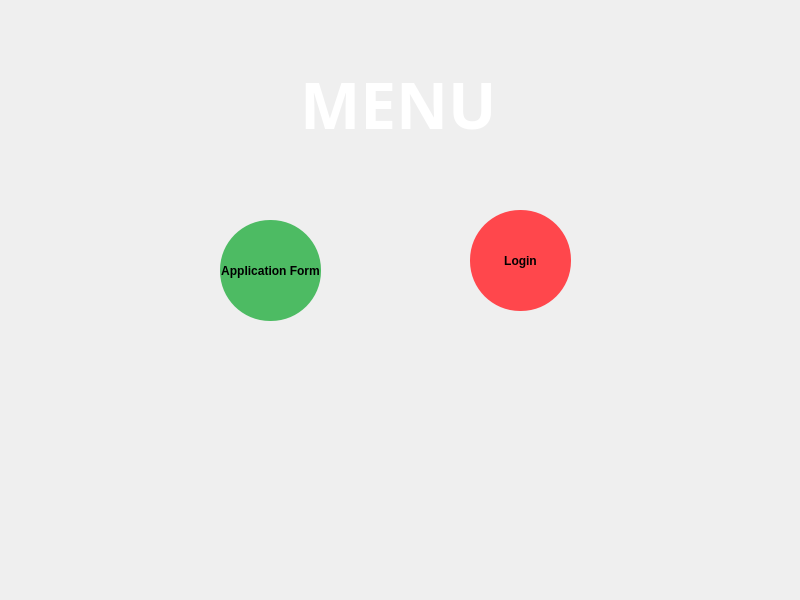
<?xml version="1.0" encoding="UTF-8"?>
<ui version="4.0">
 <class>MenuWindow</class>
 <widget class="QMainWindow" name="MenuWindow">
  <property name="geometry">
   <rect>
    <x>0</x>
    <y>0</y>
    <width>800</width>
    <height>600</height>
   </rect>
  </property>
  <property name="windowTitle">
   <string>MainWindow</string>
  </property>
  <widget class="QWidget" name="centralwidget">
   <widget class="QLabel" name="menu_label">
    <property name="geometry">
     <rect>
      <x>300</x>
      <y>60</y>
      <width>191</width>
      <height>81</height>
     </rect>
    </property>
    <property name="font">
     <font>
      <family>Bahnschrift</family>
     </font>
    </property>
    <property name="text">
     <string>&lt;html&gt;&lt;head/&gt;&lt;body&gt;&lt;p&gt;&lt;span style=&quot; font-size:48pt; font-weight:700; color:#ffffff;&quot;&gt;MENU&lt;/span&gt;&lt;/p&gt;&lt;/body&gt;&lt;/html&gt;</string>
    </property>
   </widget>
   <widget class="QLabel" name="background_label">
    <property name="geometry">
     <rect>
      <x>0</x>
      <y>-20</y>
      <width>811</width>
      <height>621</height>
     </rect>
    </property>
    <property name="text">
     <string>&lt;html&gt;&lt;head/&gt;&lt;body&gt;&lt;p&gt;&lt;img src=&quot;:/newPrefix/EUROAVIA_Logo.png&quot;/&gt;&lt;/p&gt;&lt;/body&gt;&lt;/html&gt;</string>
    </property>
   </widget>
   <widget class="QPushButton" name="pushButton">
    <property name="geometry">
     <rect>
      <x>220</x>
      <y>220</y>
      <width>101</width>
      <height>101</height>
     </rect>
    </property>
    <property name="font">
     <font>
      <pointsize>-1</pointsize>
      <bold>true</bold>
     </font>
    </property>
    <property name="styleSheet">
     <string notr="true">QPushButton {
    background-color: #4DBB63; /* Background color */
    border: none; /* Remove default border */
    color: black; /* Text color */
    width: 100px; /* Width of the button */
    height: 100px; /* Height of the button */
    border-radius: 50px; /* Rounded corners, half of width/height */
    text-align: center; /* Center text */
    font-size: 12px; /* Font size */
    font-weight: bold; /* Bold text */
    transition: all 0.2s ease; /* Smooth transition for all properties */
}

QPushButton:hover {
    background-color: #45a049; /* Darker background on hover */
}

QPushButton:pressed {
    background-color: #3e8e41; /* Even darker background on press */
    transform: scale(0.95); /* Slightly shrink button to give visual feedback */
}</string>
    </property>
    <property name="text">
     <string>Application Form</string>
    </property>
    <property name="default">
     <bool>false</bool>
    </property>
    <property name="flat">
     <bool>false</bool>
    </property>
   </widget>
   <widget class="QLabel" name="woman_choosing_label">
    <property name="geometry">
     <rect>
      <x>180</x>
      <y>150</y>
      <width>431</width>
      <height>351</height>
     </rect>
    </property>
    <property name="text">
     <string>&lt;html&gt;&lt;head/&gt;&lt;body&gt;&lt;p&gt;&lt;img src=&quot;:/newPrefix/pngtree-woman-making-decision-between-two-options-png-image_6336529.png&quot;/&gt;&lt;/p&gt;&lt;/body&gt;&lt;/html&gt;</string>
    </property>
    <property name="pixmap">
     <pixmap>:/newPrefix/Desktop/pngtree-woman-making-decision-between-two-options-png-image_6336529.png</pixmap>
    </property>
    <property name="scaledContents">
     <bool>true</bool>
    </property>
   </widget>
   <widget class="QPushButton" name="pushButton_2">
    <property name="geometry">
     <rect>
      <x>470</x>
      <y>210</y>
      <width>101</width>
      <height>101</height>
     </rect>
    </property>
    <property name="font">
     <font>
      <pointsize>-1</pointsize>
      <bold>true</bold>
     </font>
    </property>
    <property name="styleSheet">
     <string notr="true">QPushButton {
    background-color: #FF474C; /* Background color */
    border: none; /* Remove default border */
    color: black; /* Text color */
    width: 100px; /* Width of the button */
    height: 100px; /* Height of the button */
    border-radius: 50px; /* Rounded corners, half of width/height */
    text-align: center; /* Center text */
    font-size: 12px; /* Font size */
    font-weight: bold; /* Bold text */
    transition: all 0.2s ease; /* Smooth transition for all properties */
}

QPushButton:hover {
    background-color: #FF5F5C; /* Slightly lighter but closer to the original color */
    transform: scale(1.05); /* Increase size on hover */
}

QPushButton:pressed {
    background-color: #FF474A; /* Even darker background on press */
    transform: scale(0.95); /* Slightly shrink button to give visual feedback */
}</string>
    </property>
    <property name="text">
     <string>Login</string>
    </property>
    <property name="default">
     <bool>false</bool>
    </property>
    <property name="flat">
     <bool>false</bool>
    </property>
   </widget>
   <widget class="QLabel" name="euroavia_logo_label">
    <property name="geometry">
     <rect>
      <x>20</x>
      <y>400</y>
      <width>211</width>
      <height>211</height>
     </rect>
    </property>
    <property name="text">
     <string/>
    </property>
    <property name="pixmap">
     <pixmap resource="../images/logo.qrc">:/newPrefix/EUROAVIA_Logo.png</pixmap>
    </property>
    <property name="scaledContents">
     <bool>true</bool>
    </property>
   </widget>
   <widget class="QLabel" name="plane_label">
    <property name="geometry">
     <rect>
      <x>570</x>
      <y>30</y>
      <width>221</width>
      <height>171</height>
     </rect>
    </property>
    <property name="text">
     <string/>
    </property>
    <property name="pixmap">
     <pixmap resource="../images/logo.qrc">:/newPrefix/image-removebg-preview.png</pixmap>
    </property>
    <property name="scaledContents">
     <bool>true</bool>
    </property>
   </widget>
   <widget class="QLabel" name="label">
    <property name="geometry">
     <rect>
      <x>40</x>
      <y>40</y>
      <width>191</width>
      <height>161</height>
     </rect>
    </property>
    <property name="text">
     <string/>
    </property>
    <property name="pixmap">
     <pixmap resource="../images/logo.qrc">:/newPrefix/69-699228_our-team-team-icon-white-transparent-clipart.png</pixmap>
    </property>
    <property name="scaledContents">
     <bool>true</bool>
    </property>
   </widget>
   <zorder>background_label</zorder>
   <zorder>menu_label</zorder>
   <zorder>woman_choosing_label</zorder>
   <zorder>pushButton_2</zorder>
   <zorder>euroavia_logo_label</zorder>
   <zorder>pushButton</zorder>
   <zorder>plane_label</zorder>
   <zorder>label</zorder>
  </widget>
 </widget>
 <resources>
  <include location="../images/logo.qrc"/>
  <include location="logo.qrc"/>
 </resources>
 <connections/>
</ui>
